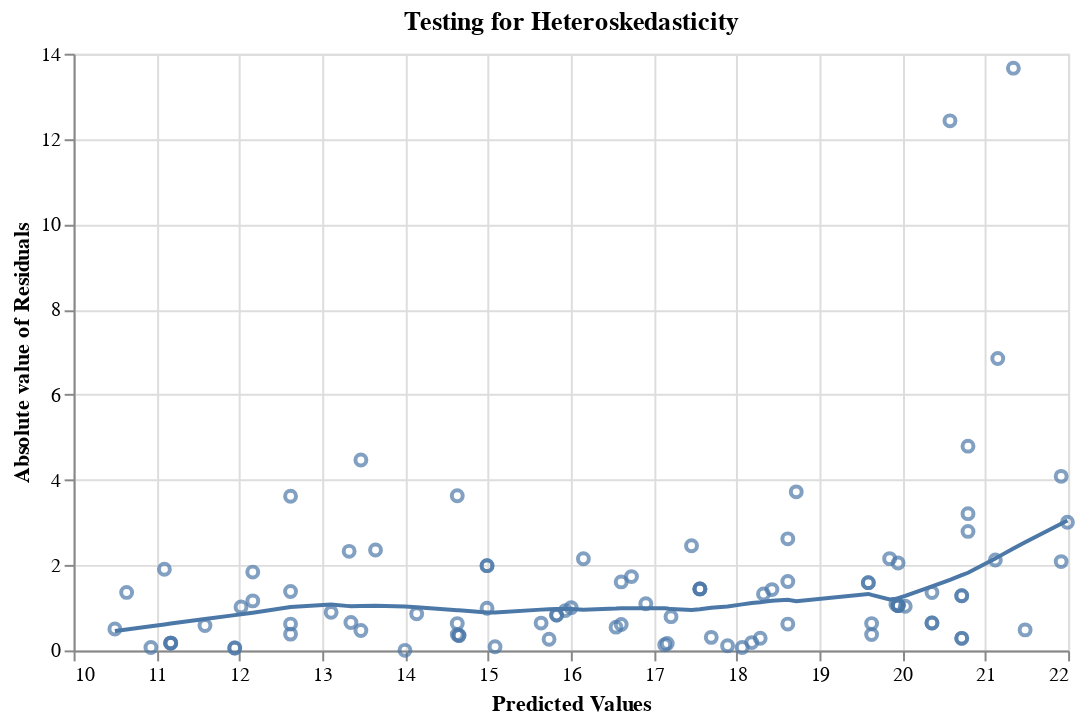

The notebook cell this image was saved under:
### Markdown cell above
The histogram above shows the distribution of residuals for the model. While it appears that the residuals are centered near 0, there are some outliers to the right of the graph that prevent the residuals from having a normal distribution. This suggests that our model may not be totally reliable.

### Code cell
# Plot the absolute value of residuals against the predicted values
chart = alt.Chart(results, title="Testing for Heteroskedasticity").mark_point().encode(
    x=alt.X('Predictions:Q').title("Predicted Values").scale(zero=False),
    y=alt.Y('y:Q').title("Absolute value of Residuals") 
).transform_calculate(y='abs(datum.Residuals)').properties(width=500)

chart + chart.transform_loess('Predictions', 'y').mark_line()

### Figure 1 — Vega-Lite specification as saved in the notebook (floating-point values rounded to 4 significant figures)
{"config": {"view": {"continuousWidth": 300, "continuousHeight": 300}}, "layer": [{"mark": {"type": "point"}, "encoding": {"x": {"field": "Predictions", "scale": {"zero": false}, "title": "Predicted Values", "type": "quantitative"}, "y": {"field": "y", "title": "Absolute value of Residuals", "type": "quantitative"}}, "title": "Testing for Heteroskedasticity", "transform": [{"calculate": "abs(datum.Residuals)", "as": "y"}]}, {"mark": {"type": "line"}, "encoding": {"x": {"field": "Predictions", "scale": {"zero": false}, "title": "Predicted Values", "type": "quantitative"}, "y": {"field": "y", "title": "Absolute value of Residuals", "type": "quantitative"}}, "title": "Testing for Heteroskedasticity", "transform": [{"calculate": "abs(datum.Residuals)", "as": "y"}, {"loess": "y", "on": "Predictions"}]}], "data": {"name": "data-4720991ef678ba62b73a9cad7b7d0476"}, "width": 500, "$schema": "https://vega.github.io/schema/vega-lite/v5.16.3.json", "datasets": {"data-4720991ef678ba62b73a9cad7b7d0476": [{"Predictions": 21.34, "Residuals": 13.66}, {"Predictions": 21.99, "Residuals": 3.008}, {"Predictions": 20.36, "Residuals": 0.6426}, {"Predictions": 18.18, "Residuals": -0.1831}, {"Predictions": 14.63, "Residuals": -0.6295}, {"Predictions": 20.79, "Residuals": 3.208}, {"Predictions": 17.56, "Residuals": 1.443}, {"Predictions": 21.92, "Residuals": 2.084}, {"Predictions": 17.56, "Residuals": 1.443}, {"Predictions": 17.13, "Residuals": -0.1328}, {"Predictions": 14.99, "Residuals": -1.989}, {"Predictions": 21.92, "Residuals": 4.084}, {"Predictions": 11.94, "Residuals": 0.05545}, {"Predictions": 16.9, "Residuals": 1.095}, {"Predictions": 21.48, "Residuals": -0.4815}, {"Predictions": 20.79, "Residuals": -4.792}, {"Predictions": 11.17, "Residuals": -0.1717}, {"Predictions": 20.57, "Residuals": 12.43}, {"Predictions": 13.47, "Residuals": -4.467}, {"Predictions": 18.62, "Residuals": -0.6179}, {"Predictions": 19.95, "Residuals": 1.051}, {"Predictions": 14.65, "Residuals": 0.3498}, {"Predictions": 17.89, "Residuals": 0.109}, {"Predictions": 15.83, "Residuals": -0.8282}, {"Predictions": 13.11, "Residuals": 0.8925}, {"Predictions": 21.12, "Residuals": -2.122}, {"Predictions": 17.69, "Residuals": 0.3057}, {"Predictions": 19.63, "Residuals": -0.6293}, {"Predictions": 19.95, "Residuals": 1.051}, {"Predictions": 20.72, "Residuals": 1.283}, {"Predictions": 18.62, "Residuals": -1.618}, {"Predictions": 15.93, "Residuals": -0.9341}, {"Predictions": 14.99, "Residuals": -0.9886}, {"Predictions": 16.61, "Residuals": -1.608}, {"Predictions": 11.1, "Residuals": 1.904}, {"Predictions": 17.56, "Residuals": 1.443}, {"Predictions": 20.36, "Residuals": -1.357}, {"Predictions": 12.16, "Residuals": 1.838}, {"Predictions": 18.72, "Residuals": -3.72}, {"Predictions": 11.17, "Residuals": -0.1717}, {"Predictions": 20.79, "Residuals": -2.792}, {"Predictions": 19.85, "Residuals": 2.153}, {"Predictions": 19.63, "Residuals": 0.3707}, {"Predictions": 16.55, "Residuals": -0.5456}, {"Predictions": 16.15, "Residuals": -2.152}, {"Predictions": 20.04, "Residuals": -1.035}, {"Predictions": 17.21, "Residuals": 0.7914}, {"Predictions": 11.59, "Residuals": -0.5855}, {"Predictions": 19.95, "Residuals": 2.051}, {"Predictions": 15.64, "Residuals": -0.6409}, {"Predictions": 10.5, "Residuals": 0.5017}, {"Predictions": 20.72, "Residuals": 0.2835}, {"Predictions": 18.07, "Residuals": -0.06765}, {"Predictions": 14.63, "Residuals": 0.3705}, {"Predictions": 21.15, "Residuals": 6.849}, {"Predictions": 17.46, "Residuals": -2.456}, {"Predictions": 18.43, "Residuals": -1.427}, {"Predictions": 13.35, "Residuals": 0.654}, {"Predictions": 12.62, "Residuals": -0.6179}, {"Predictions": 14.65, "Residuals": 0.3498}, {"Predictions": 20.72, "Residuals": 1.283}, {"Predictions": 11.94, "Residuals": 0.05545}, {"Predictions": 10.64, "Residuals": 1.36}, {"Predictions": 19.59, "Residuals": -1.59}, {"Predictions": 19.95, "Residuals": 1.051}, {"Predictions": 18.62, "Residuals": -2.618}, {"Predictions": 18.29, "Residuals": -0.2851}, {"Predictions": 12.02, "Residuals": -1.02}, {"Predictions": 19.95, "Residuals": 1.051}, {"Predictions": 12.62, "Residuals": 1.382}, {"Predictions": 12.62, "Residuals": 0.3821}, {"Predictions": 16.0, "Residuals": -1.004}, {"Predictions": 13.32, "Residuals": -2.325}, {"Predictions": 15.83, "Residuals": -0.8282}, {"Predictions": 20.36, "Residuals": 0.6426}, {"Predictions": 15.74, "Residuals": 0.2627}, {"Predictions": 18.32, "Residuals": -1.325}, {"Predictions": 20.72, "Residuals": 0.2835}, {"Predictions": 14.63, "Residuals": -3.63}, {"Predictions": 16.73, "Residuals": -1.732}, {"Predictions": 10.93, "Residuals": 0.06685}, {"Predictions": 14.14, "Residuals": 0.86}, {"Predictions": 13.47, "Residuals": -0.4666}, {"Predictions": 11.17, "Residuals": -0.1717}, {"Predictions": 13.64, "Residuals": 2.357}, {"Predictions": 19.59, "Residuals": -1.59}, {"Predictions": 12.16, "Residuals": -1.162}, {"Predictions": 16.61, "Residuals": -0.6075}, {"Predictions": 17.16, "Residuals": -0.163}, {"Predictions": 12.62, "Residuals": -3.618}, {"Predictions": 19.92, "Residuals": 1.077}, {"Predictions": 14.99, "Residuals": -1.989}, {"Predictions": 14.0, "Residuals": 0.001701}, {"Predictions": 15.09, "Residuals": -0.08547}]}}
